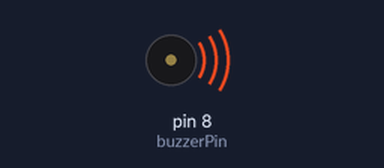
Bench run of a sketch on a simulated Arduino Uno, built with avr-gcc and run on an emulated ATmega328P. On the bench: buzzer (waves = sounding).

Above: at 0.2 s.
At 5.7 s:
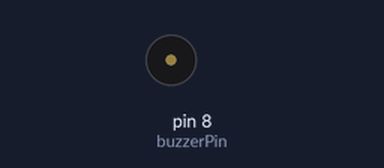
Timing chart, 0 to 6.9 s (numbered marks = the images above):
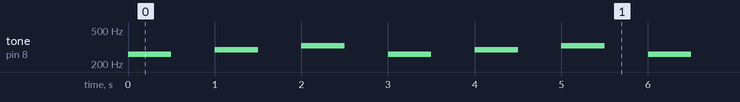

Measured:
- by itself, tone on pin 8 (buzzerPin): repeats every 3.0 s: silent 0.50 s, 293 Hz 0.50 s, silent 0.50 s, 329 Hz 0.50 s, silent 0.50 s, 261 Hz 0.50 s

The sketch:

Arduino_ile_Muzik_Notasi_Calma.ino
```cpp
int buzzerPin = 8; // Buzzer'ın bağlı olduğu pin (D8)

void setup() {
  pinMode(buzzerPin, OUTPUT); // Buzzer pini çıkış olarak ayarlanır
}

void loop() {
  // Nota: Do
  playTone(261, 500); // 261 Hz frekansında 0.5 saniye çal

  delay(500); // 0.5 saniye bekle

  // Nota: Re
  playTone(293, 500); // 293 Hz frekansında 0.5 saniye çal

  delay(500); // 0.5 saniye bekle

  // Nota: Mi
  playTone(329, 500); // 329 Hz frekansında 0.5 saniye çal

  delay(500); // 0.5 saniye bekle
}

void playTone(int frequency, int duration) {
  tone(buzzerPin, frequency, duration); // Arduino'nun tone() fonksiyonu ile sesi çal
  delay(duration); // Nota süresi kadar bekle
  noTone(buzzerPin); // Sesi durdur
}
```
